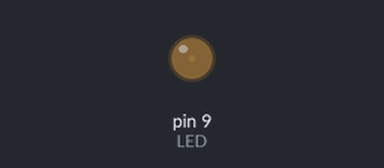
Simulated run of this sketch. Board: Arduino Uno, built with avr-gcc and run on an emulated ATmega328P. Shown: output pins drawn as LEDs (lit = HIGH).

Above: at 0.05 s.
At 1.25 s:
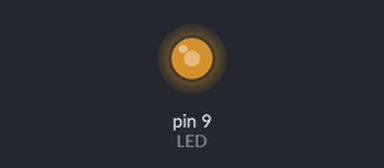
At 1.85 s:
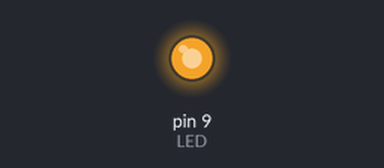
At 3.65 s:
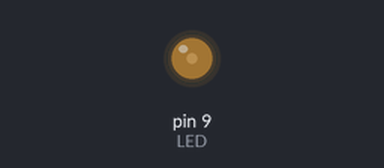
Timing chart, 0 to 5.3 s (numbered marks = the images above):
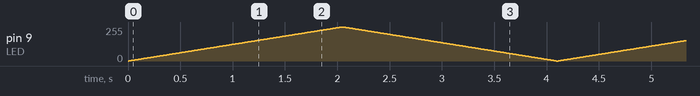

The sketch:

03_fade_pwm.ino
```cpp
/*
  SA2 - 03_fade_pwm.ino
  Efecte "respiracio" (fade) d'un LED amb PWM.
  Circuit: Pin 9 (~PWM) -> [220 ohm] -> LED(+) ; LED(-) -> GND
  analogWrite() accepta valors de 0 (apagat) a 255 (maxima intensitat).
  Nomes funciona en pins amb el simbol ~ (3, 5, 6, 9, 10, 11).
  Quan: S2 - modelatge
*/

const int LED = 9;   // ha de ser un pin PWM (~)

void setup() {
  pinMode(LED, OUTPUT);
}

void loop() {
  // Puja la intensitat de 0 a 255
  for (int valor = 0; valor <= 255; valor++) {
    analogWrite(LED, valor);
    delay(8);
  }
  // Baixa la intensitat de 255 a 0
  for (int valor = 255; valor >= 0; valor--) {
    analogWrite(LED, valor);
    delay(8);
  }
}
```
